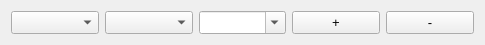
<?xml version="1.0" encoding="UTF-8"?>
<ui version="4.0">
 <class>AwMarkerRuleWidgetUI</class>
 <widget class="QWidget" name="AwMarkerRuleWidgetUI">
  <property name="geometry">
   <rect>
    <x>0</x>
    <y>0</y>
    <width>485</width>
    <height>44</height>
   </rect>
  </property>
  <property name="font">
   <font>
    <family>MS Shell Dlg 2</family>
    <pointsize>10</pointsize>
   </font>
  </property>
  <property name="windowTitle">
   <string>AwMarkerRuleWidget</string>
  </property>
  <layout class="QGridLayout" name="gridLayout">
   <item row="0" column="0">
    <layout class="QHBoxLayout" name="horizontalLayout">
     <item>
      <widget class="QComboBox" name="comboType">
       <property name="sizePolicy">
        <sizepolicy hsizetype="Preferred" vsizetype="Preferred">
         <horstretch>0</horstretch>
         <verstretch>0</verstretch>
        </sizepolicy>
       </property>
      </widget>
     </item>
     <item>
      <widget class="QComboBox" name="comboCondition">
       <property name="sizePolicy">
        <sizepolicy hsizetype="Preferred" vsizetype="Preferred">
         <horstretch>0</horstretch>
         <verstretch>0</verstretch>
        </sizepolicy>
       </property>
      </widget>
     </item>
     <item>
      <widget class="QComboBox" name="comboConditionValue">
       <property name="sizePolicy">
        <sizepolicy hsizetype="Preferred" vsizetype="Preferred">
         <horstretch>0</horstretch>
         <verstretch>0</verstretch>
        </sizepolicy>
       </property>
       <property name="editable">
        <bool>true</bool>
       </property>
       <property name="sizeAdjustPolicy">
        <enum>QComboBox::AdjustToContents</enum>
       </property>
      </widget>
     </item>
     <item>
      <widget class="QPushButton" name="buttonAdd">
       <property name="sizePolicy">
        <sizepolicy hsizetype="Preferred" vsizetype="Preferred">
         <horstretch>0</horstretch>
         <verstretch>0</verstretch>
        </sizepolicy>
       </property>
       <property name="text">
        <string>+</string>
       </property>
      </widget>
     </item>
     <item>
      <widget class="QPushButton" name="buttonRemove">
       <property name="sizePolicy">
        <sizepolicy hsizetype="Preferred" vsizetype="Preferred">
         <horstretch>0</horstretch>
         <verstretch>0</verstretch>
        </sizepolicy>
       </property>
       <property name="text">
        <string>-</string>
       </property>
      </widget>
     </item>
    </layout>
   </item>
  </layout>
 </widget>
 <layoutdefault spacing="6" margin="11"/>
 <resources/>
 <connections/>
</ui>
